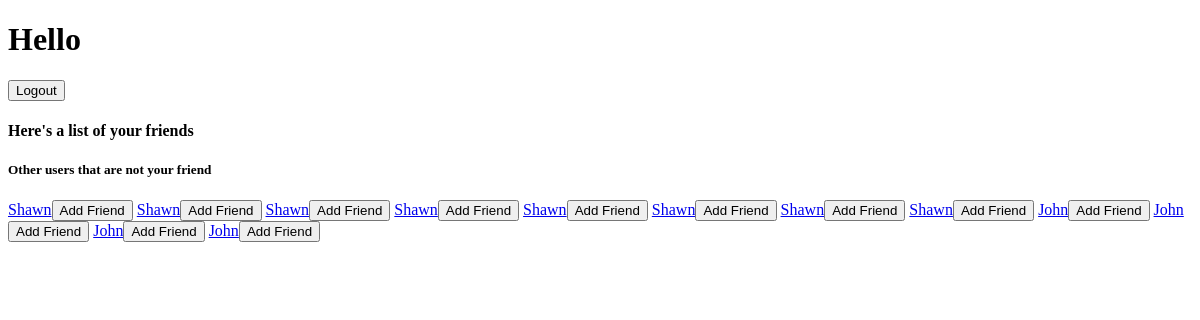
The page /home (signed in) on the database as committed earlier.
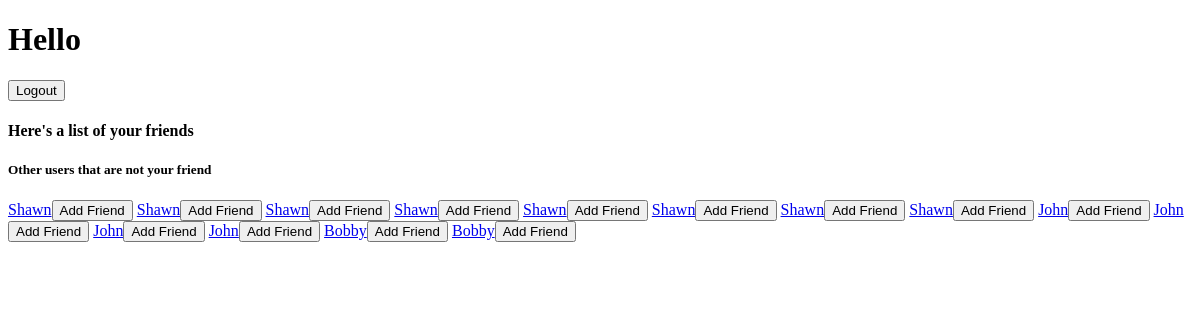
The same page on the database as committed later.
### python_belt/models.py (models this page shows)
class User(models.Model):
    name = models.CharField(max_length=255)
    email = models.CharField(max_length=255)
    password = models.CharField(max_length=1000)
    friends = models.ManyToManyField("self")
    created_at = models.DateTimeField(auto_now_add=True)
    updated_at = models.DateTimeField(auto_now=True)
    objects = UserManager()

### python_belt/views.py (the view)
# urls.py: url(r'^home$', views.home),
def home(request):
    user = current_user(request)
    friends_ids = []
    for friend in user.friends.all():
        friends_ids.append(friend.id)
    context = {
        'current_user': user,
        'friends': user.friends.all(),
        'users': User.objects.exclude(id__in=friends_ids)
    }
    return render(request, 'python_belt/home.html', context)

### python_belt/views.py (called while the page is built)
def current_user(request):
    if 'user_id' in request.session:
        return User.objects.get(id=request.session['user_id'])

### python_belt/templates/python_belt/home.html (shortened to what this page needs)
<!DOCTYPE html>
<html>
    <head>
    </head>
    <body>
        <h1>Hello{{user.name}}</h1>
        <a href="/logout"><button>Logout</button></a>
        <h4>Here's a list of your friends</h4>
        <h5>Other users that are not your friend</h5>
        {%for user in users%}
            <a href="/user/{{user.id}}">{{user.name}}</a><a href="/add_friend/{{user.id}}"><button>Add Friend</button></a>
        {%endfor%}
    </body>
</html>

Rows that differ between the two databases and show on the page:
added User: name "Bobby"
added User: name "Bobby"
